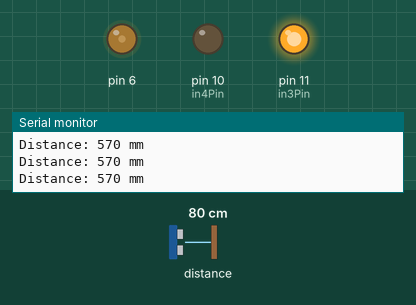
Recording of a sketch running on a simulated Arduino Uno, built for the host (arithmetic inside an expression is 32-bit, double 64-bit). Parts: output pins drawn as LEDs (lit = HIGH), the last lines printed to the serial monitor. The test bench sets the inputs (shaded band); at power-on: distance to the obstacle 80 cm.

Above: at 1.2 s.
1.3 s: distance to the obstacle set to 27 cm
2.8 s: distance to the obstacle set to 21 cm
At 3.5 s:
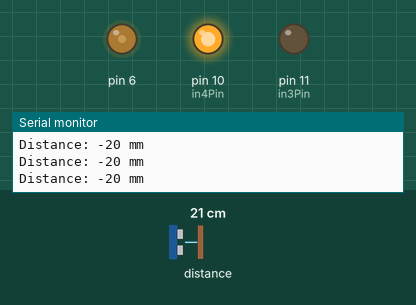
4.3 s: distance to the obstacle set to 35 cm
At 4.7 s:
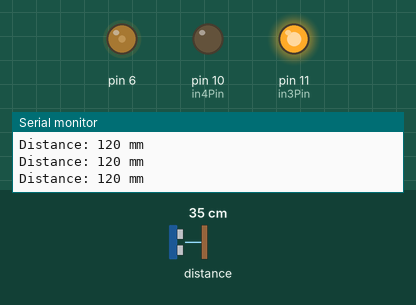
5.8 s: distance to the obstacle set to 2 cm
At 7.1 s:
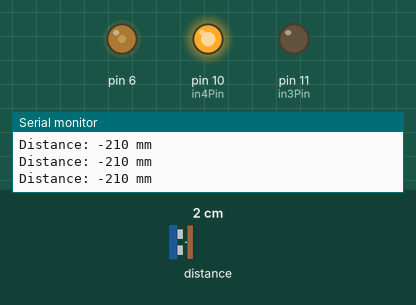
Timing chart, 0 to 8.3 s (numbered marks = the images above; inputs shaded):
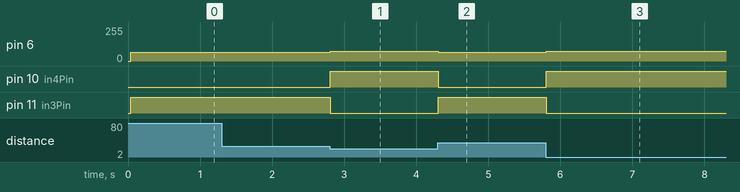

The sketch:

func_12_3.ino
```cpp
#include "Adafruit_VL53L1X.h"

#define IRQ_PIN 8
#define XSHUT_PIN 9

#define in3Pin 11
#define in4Pin 10
Adafruit_VL53L1X vl53 = Adafruit_VL53L1X(XSHUT_PIN, IRQ_PIN);

int16_t pwm = 72;
int16_t P = 0.49;
void setup() {
  Serial.begin(115200);
  while (!Serial) delay(10);

  Serial.println(F("Adafruit VL53L1X sensor demo"));

  Wire.begin();
  if (! vl53.begin(0x29, &Wire)) {
    Serial.print(F("Error on init of VL sensor: "));
    Serial.println(vl53.vl_status);
    while (1)       delay(10);
  }
  Serial.println(F("VL53L1X sensor OK!"));

  Serial.print(F("Sensor ID: 0x"));
  Serial.println(vl53.sensorID(), HEX);

  if (! vl53.startRanging()) {
    Serial.print(F("Couldn't start ranging: "));
    Serial.println(vl53.vl_status);
    while (1)       delay(10);
  }
  Serial.println(F("Ranging started"));

  // Valid timing budgets: 15, 20, 33, 50, 100, 200 and 500ms!
  vl53.setTimingBudget(50);
  Serial.print(F("Timing budget (ms): "));
  Serial.println(vl53.getTimingBudget());
  pinMode(in3Pin, OUTPUT);
  pinMode(in4Pin, OUTPUT);
  /*
  vl.VL53L1X_SetDistanceThreshold(100, 300, 3, 1);
  vl.VL53L1X_SetInterruptPolarity(0);
  */
}

void loop() {
  int16_t distance;
  int16_t control;

  if (vl53.dataReady()) {
    // new measurement for the taking!
    distance = vl53.distance();
    control = distance - 230;
    if (distance == -1) {
      // something went wrong!
      Serial.print(F("Couldn't get distance: "));
      Serial.println(vl53.vl_status);
      return;
    }
    if (control >= 20){
      //pwm = control * 1.5 * 0.29;
      digitalWrite(in3Pin, 1);
      digitalWrite(in4Pin, 0);
      analogWrite(6,65);


      }
      else if(control <= 20){
      //pwm = control * -1.13 * 0.29;
      digitalWrite(in3Pin, 0);
      digitalWrite(in4Pin, 1);
      analogWrite(6,72);

      }
      else{
        digitalWrite(in3Pin, 0);
        digitalWrite(in4Pin, 0);
      }

    Serial.print(F("Distance: "));
    Serial.print(control);
    Serial.println(" mm");

    // data is read out, time for another reading!
    vl53.clearInterrupt();
  }
}
```

Measured:
- the behaviour switches between 25 and 24 cm on distance to the obstacle (found by bisection; images 0 and 1)
- after the input at 2.8 s, pin 6: 65/255 → 72/255 at once; pin 10 (in4Pin): LOW → HIGH at once; pin 11 (in3Pin): HIGH → LOW at once
- after the input at 4.3 s, pin 6: 72/255 → 65/255 at once; pin 10 (in4Pin): HIGH → LOW at once; pin 11 (in3Pin): LOW → HIGH at once
- after the input at 5.8 s, pin 6: 65/255 → 72/255 at once; pin 10 (in4Pin): LOW → HIGH at once; pin 11 (in3Pin): HIGH → LOW at once
